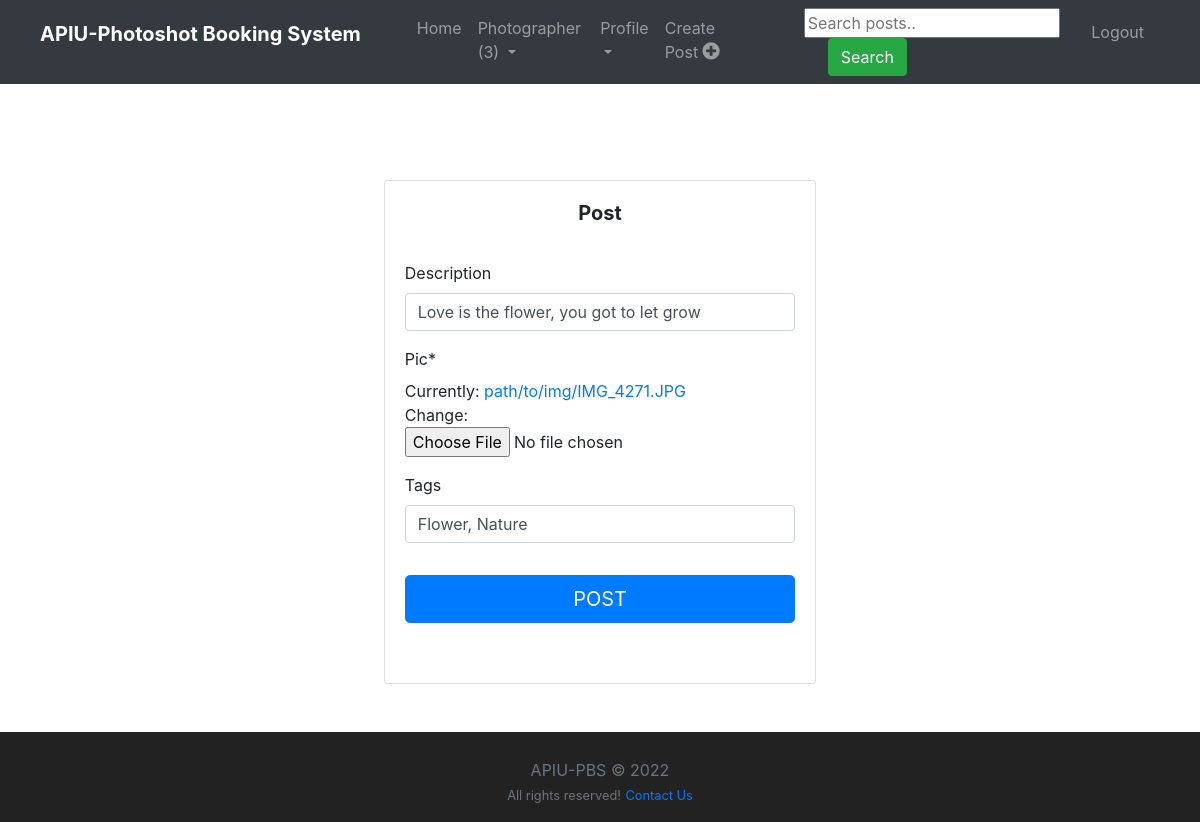
Page /post/6/update/ (signed in) on the committed database.
### order/models.py (models this page shows, shortened)
class Photographer(models.Model):
	user = models.OneToOneField(User, on_delete=models.CASCADE, related_name="photographer_user")
	slug = AutoSlugField(populate_from='user')
	experience = models.CharField(max_length=255, blank=False)
	devices = models.CharField(max_length=100, blank=False)
	application = models.CharField(max_length=255, blank=True)
	price = models.CharField(max_length=20, blank=False)
	@property
	def count_order(self):
		return Order.objects.filter(Q(status='Pending') | Q(status='Accepted'), to_user1__user=self.user).count()

### feed/models.py (models this page shows, shortened)
class Post(models.Model):
	description = models.CharField(max_length=255, blank=True)
	pic = models.ImageField(upload_to='path/to/img')
	date_posted = models.DateTimeField(default=timezone.now)
	user_name = models.ForeignKey(User, on_delete=models.CASCADE, related_name="userPosts")
	tags = models.CharField(max_length=100, blank=True)

### feed/views.py (the view, shortened to what this page needs)
# urls.py: path('post/<int:pk>/update/', PostUpdateView.as_view(), name='post-update'),
class PostUpdateView(LoginRequiredMixin, UserPassesTestMixin, UpdateView):
	model = Post
	fields = ['description', 'pic', 'tags']
	template_name = 'feed/create_post.html'
	def test_func(self):
		post = self.get_object()
		if self.request.user == post.user_name:
			return True
		return False

### feed/templates/feed/create_post.html (shortened to what this page needs)
{% extends "feed/layout.html" %}
{% load static %}
{% load crispy_forms_tags %}
{% block searchform %}
<form class="form-inline my-2 my-lg-0 ml-5" action="{% url 'search_posts' %}" method="get">
  <input name="p" type="text" placeholder="Search posts..">
  <button class="btn btn-success my-2 my-sm-0 ml-4" type="submit">Search</button>
</form>
{% endblock searchform %}
{% block content %}
<br><br>
<div class="container">
    <div class="row">
      <div class="col-sm-9 col-md-7 col-lg-5 mx-auto">
        <div class="card card-signin my-5">
          <div class="card-body">
            <h5 class="card-title text-center"><b>Post</b></h5>
            <form class="form-signin" method = "POST" enctype="multipart/form-data">
            <fieldset class="form-group"><br>
                {{ form|crispy }}
            </fieldset>
            <div class="form-group">
                <button class="btn btn-lg btn-primary btn-block text-uppercase" type="submit">Post</button><br>
            </div>
        </form>
    </div>
    </div>
    </div>
    </div>
</div>
{% endblock content %}

### feed/templates/feed/layout.html (shortened to what this page needs)
{% load static %}
<!DOCTYPE html>
<html>
<head>
	<link rel="stylesheet" href="https://maxcdn.bootstrapcdn.com/bootstrap/4.0.0/css/bootstrap.min.css">
	<link rel="stylesheet" type="text/css" href="https://storage.googleapis.com/bytewalk/profilepage.css">
	<link rel="stylesheet" type="text/css" href="https://storage.googleapis.com/bytewalk/styles.css">
	<link rel="stylesheet" href="https://cdnjs.cloudflare.com/ajax/libs/font-awesome/4.7.0/css/font-awesome.min.css">
</head>
<body>
	<nav class="navbar navbar-expand-lg navbar-dark bg-dark sticky-top">
		<p class="navbar-brand ml-4 mr-4" href="#"><b>APIU-Photoshot Booking System</b></p>
		<div class="collapse navbar-collapse" id="navbarNavAltMarkup">
			<div class="navbar-nav ml-4 mr-4">
				<a class="nav-item nav-link" href="{% url 'home' %}">Home</a>
				{% if user.is_authenticated %}
				<div class="dropdown">
					{% if user.photographer_user.count_order >= 1 %}
					<a class="nav-item nav-link  dropdown-toggle" type="button" id="dropdownMenuButton"
						data-toggle="dropdown" aria-haspopup="true" aria-expanded="false" style="cursor: pointer;">
						Photographer ({{user.photographer_user.count_order}})
					</a>
					{% endif %}
				</div>
				<div class="dropdown">
					<a class=" nav-item nav-link  dropdown-toggle" type="button" id="dropdownMenuButton"
						data-toggle="dropdown" aria-haspopup="true" aria-expanded="false" style="cursor: pointer;">
						Profile
					</a>
				</div>
				{% if user.photographer_user %}
				<a class="nav-item nav-link" href="{% url 'post-create' %}">Create Post <i class="fa fa-plus-circle"
						style="font-size: 20px;"></i></a>
				{% endif %}
				{% block searchform %}{% endblock searchform %}
				<a class="nav-item nav-link float-right" href="{% url 'logout' %}" style="padding: 12px 16px">Logout</a>
				{% else %}
				<a class="nav-item nav-link" href="{% url 'login' %}">Login</a>
				<a class="nav-item nav-link" href="{% url 'register' %} ">Register</a>
				{% endif %}
			</div>
		</div>
	</nav>
	<div class="container">
		{% block content %}{% endblock content %}
	</div>
	<footer class="page-footer font-small black"
		style="height: 90px; padding: 10px 10px 0px 10px; width: 100%; background: #222;">
		<div class="footer-copyright text-center py-3 text-muted">APIU-PBS © 2022
			<br><small class="text-muted">All rights reserved!</small>
			<small class="text-muted"><a href="mailto:aiupbs2022@gmail.com">Contact Us</a></small>
		</div>
	</footer>
</body>
</html>

### rows in the picture
Post: description "Love is the flower, you got to let grow", tags "Flower, Nature"

### other values in the picture
{{ user.photographer_user.count_order }} "3"
